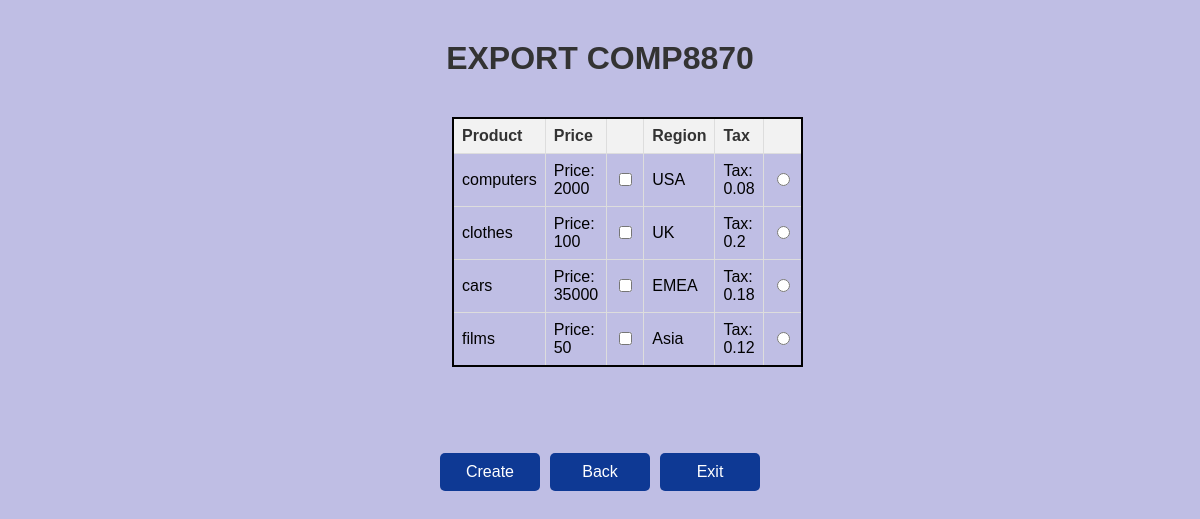
Page /new.php on the committed database.
### tables this page shows
CREATE TABLE products (
  PID INTEGER,
  name VARCHAR(128),
  price FLOAT,

  PRIMARY KEY (PID)
);

CREATE TABLE regions (
  RID INTEGER,
  name VARCHAR(128) NOT NULL,
  tax FLOAT,

  PRIMARY KEY (RID)
);

### new.php (the view, shortened to what this page needs)
<!DOCTYPE html>
<html>
<head>
    <link rel="stylesheet" type="text/css" href="styles.css">
</head>
<body>
<div class="container">
    <h1>EXPORT COMP8870</h1>
    <form action="add.php" method="post">
    <?php
        include 'config.php';
        try {
            $conn = new PDO("mysql:host=$host;dbname=$dbname", $user, $pwd);
            $conn->setAttribute(PDO::ATTR_ERRMODE, PDO::ERRMODE_EXCEPTION);
            $products_query = "SELECT * FROM products";
            $products_result = $conn->query($products_query)->fetchAll(PDO::FETCH_ASSOC);
            $regions_query = "SELECT * FROM regions";
            $regions_result = $conn->query($regions_query)->fetchAll(PDO::FETCH_ASSOC);
            echo "<div class='container'>";
            echo "<table id='order-table'>";
            echo "<tr><th>Product</th><th>Price</th><th></th><th>Region</th><th>Tax</th><th></th></tr>";
            $max_count = max(count($products_result), count($regions_result));
            for ($i = 0; $i < $max_count; $i++) {
                echo "<tr>";
                if ($i < count($products_result)) {
                    echo "<td>" . $products_result[$i]['name'] . "</td>";
                    echo "<td>Price: " . $products_result[$i]['price'] . "</td>";
                    echo "<td><input type='checkbox' name='items[]' value='" . $products_result[$i]['PID'] . "' onclick='checkProductSelection()'></td>";
                } else {
                    echo "<td></td><td></td><td></td>";
                }
                if ($i < count($regions_result)) {
                    echo "<td>" . $regions_result[$i]['name'] . "</td>";
                    echo "<td>Tax: " . $regions_result[$i]['tax'] . "</td>";
                    echo "<td><input type='radio' name='selected_region' value='" . $regions_result[$i]['RID'] . "' onclick='checkSelections()'></td>";
                } else {
                    echo "<td></td><td></td><td></td>";
                }
                echo "</tr>";
            }
            echo "</table>";
            echo "</div>";
        } catch (PDOException $e) {
            echo $e->getMessage();
        }
        ?>
        <br><br>
        <div class="button-container">
        <input type="submit" class='button' onclick="location.href='add.php';"value="Create" id="createButton" disabled>
    <br>
    </form>
    <form method="post" action="customer.php">
  <input type="submit" class='button' value="Back">
  </form>
  <input type="button" class='button' onclick="location.href='index.php';" value="Exit">
  </div>
</body>
</html>

### styles.css (style rules this page uses)
body { font-family: Arial, sans-serif; background-color: #bfbee4; }
.container { width: 50%; margin: 0 auto; text-align: center; margin-top: 5vh; height: 300px; margin: bottom 10000px; }
h1 { color: #333; text-align: center; }
#order-table { border-collapse: collapse; margin-top: 5px; width: 100%; padding: 10px; margin-top: 5px; margin-bottom: 15px; box-sizing: border-box; padding: 10px; border: 2px solid #000000; border-radius: 6px; }
#order-table th, #order-table td { border: 1px solid #ddd; padding: 8px; text-align: left; }
#order-table th { background-color: #f2f2f2; color: #333; }
.button-container { display: flex; justify-content: center; flex-wrap: nowrap; margin-bottom: 20px; }
.button { padding: 10px 20px; background-color: #0e3994; color: white; border: none; cursor: pointer; text-align: center; text-decoration: none; border-radius: 5px; font-size: 16px; margin: 0 5px; min-width: 100px; }
input[type="button"][value="Exit"] { padding: 10px 20px; background-color: #0e3994; color: white; border: none; cursor: pointer; text-align: center; text-decoration: none; border-radius: 5px; font-size: 16px; margin: 0 5px; min-width: 100px; }

### rows in the picture
products: name "computers", price "2000"
regions: name "USA", tax "0.08"
products: name "clothes", price "100"
regions: name "UK", tax "0.2"
products: name "cars", price "35000"
regions: name "EMEA", tax "0.18"
products: name "films", price "50"
regions: name "Asia", tax "0.12"
